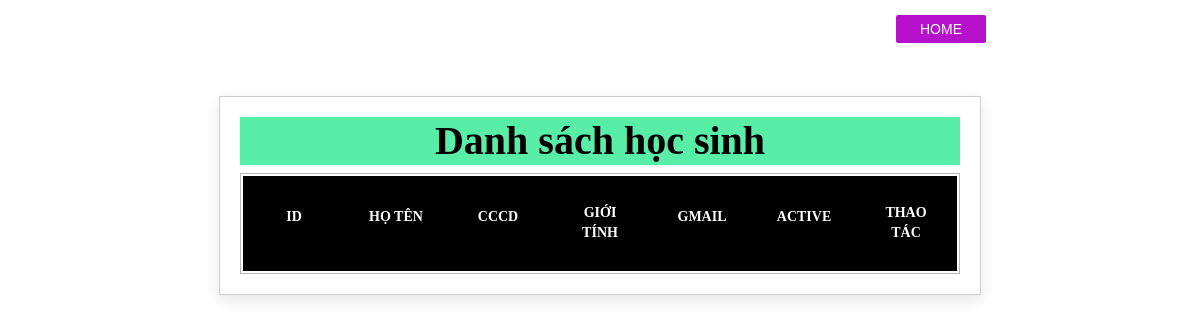
Page /html/hienthi_ds_hocsinh.php on the earlier database version.
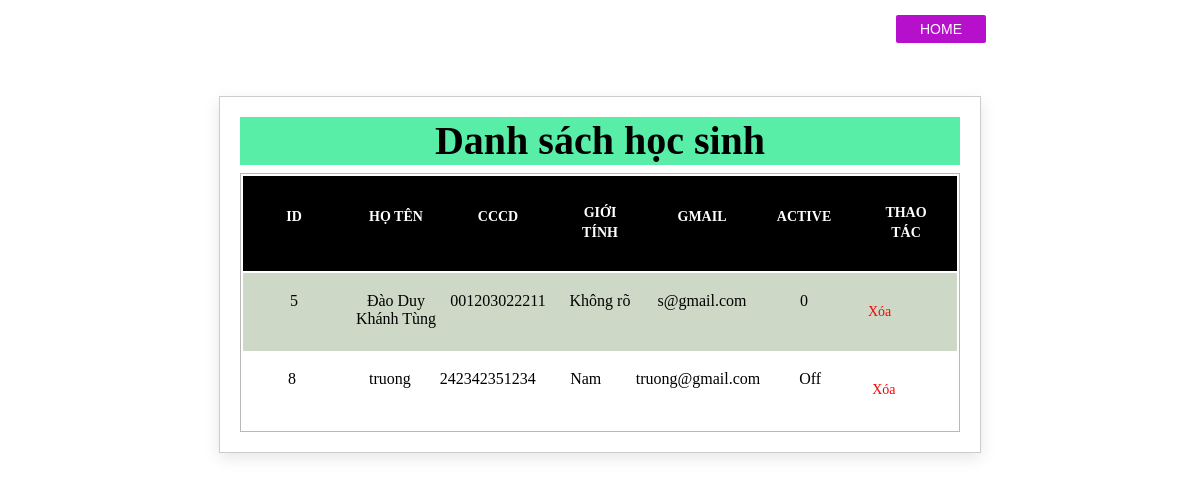
Same page on the later database version.
### tables this page shows
CREATE TABLE `user` (
  `ID` int(12) NOT NULL,
  `Username` varchar(18) NOT NULL,
  `Name` varchar(50) DEFAULT NULL,
  `CCCD` varchar(12) DEFAULT NULL,
  `Date_of_birth` date NOT NULL,
  `Gmail` varchar(50) NOT NULL,
  `Password` varchar(32) NOT NULL,
  `Gender` varchar(14) DEFAULT NULL,
  `Signup_date` date NOT NULL DEFAULT current_timestamp(),
  `Active` varchar(12) NOT NULL DEFAULT 'Off'
);

### html/hienthi_ds_hocsinh.php (the view, shortened to what this page needs)
<!DOCTYPE html>
<html lang="en">
<head>
    <link rel="stylesheet" type="text/css" href="../css/table.css">
    <link rel="stylesheet" type="text/css" href="../css/add-test.css">
</head>
<?php
include("./config.php");
?>
<body>
    <button class="nextpage"><a href="/html/admin.php">HOME</a></button>
    <div class="listing">
        <h1>Danh sách học sinh</h1>
        <div class="container">
            <table>
                <thead>
                    <tr class="table_header">
                        <th class="hd"><a href="#" class="filter__link filter__link--number" id="id">ID</a></th>
                        <th class="hd"><a href="#" class="filter__link filter__link--number">Họ tên</a></th>
                        <th class="hd"><a href="#" class="filter__link filter__link--number">CCCD</a></th>
                        <th class="hd"><a href="#" class="filter__link filter__link--number">Giới tính</a></th>
                        <th class="hd"><a href="#" class="filter__link filter__link--number">Gmail</a></th>
                        <th class="hd"><a href="#" class="filter__link filter__link--number">Active</a></th>
                        <th class="hd"><a href="#" class="filter__link filter__link--number">Thao tác</a></th>
                    </tr>
                </thead>
                <tbody>
                    <?php
                    $sql = "SELECT * FROM user ";
                    $result = mysqli_query($db, $sql);
                    while ($row = mysqli_fetch_assoc($result)) {
                    ?>
                        <tr>
                            <td><?php echo $row['ID']; ?></td>
                            <td><?php echo $row['Name']; ?></td>
                            <td><?php echo $row['CCCD']; ?></td>
                            <td><?php echo $row['Gender']; ?></td>
                            <td><?php echo $row['Gmail']; ?></td>
                            <td><?php echo $row['Active']; ?></td>
                            <td class="action">
                                <a class="delete" onclick="return confirm('Bạn có muốn xóa không?');" href="delete_student.php?id=<?php echo $row['ID']; ?>" class="btn">Xóa</a>
                            </td>
                        </tr>
                    <?php
                    }
                    ?>
                </tbody>
            </table>
        </div>
    </div>
</body>
</html>

### css/table.css (style rules this page uses)
.container { max-width: 1000px; margin-right: auto; margin-left: auto; display: flex; justify-content: center; align-items: center; }
table { width: 100%; border: 1px solid rgb(184, 184, 184); }
.table_header { display: flex; width: 100%; background: #000; padding: 18px 0; }
td, th { flex: 1 1 20%; text-align: center; }
th { text-transform: uppercase; }

### css/add-test.css (style rules this page uses)
body { box-sizing: border-box; }
h1 { background-color: #58eea8; font-size: calc(1.375rem + 1.5vw); font-weight: 550; line-height: 1.2; text-align: center; margin: 0px 0px 8px 0px; }
.them-test, .them-cauhoi, .listing, .them-answer, .update-profile { width: 100%; margin: 50px auto; border: 1px solid #ccc; padding: 20px; background-color: rgb(255, 255, 255); box-shadow: 0 5px 15px rgba(0, 0, 0, 0.1); transition: transform 0.3s; }
.listing { margin-bottom: 0px; }
.nextpage { margin-top: 7px; position: relative; left: 80%; text-decoration: none; border: none; border-radius: 2px; height: 28px; background-color: #b610cd; }
.nextpage a { line-height: 1.2; text-decoration: none; padding: 0 18px; color: white; }
@media only screen and (min-width: 576px) { .them-test, .them-cauhoi, .listing, .them-answer, .update-profile { max-width: 540px; } }
@media only screen and (min-width: 576px) { .nextpage { left: 75%; } }
@media only screen and (min-width: 768px) { .them-test, .them-cauhoi, .listing, .them-answer, .update-profile { max-width: 720px; } }

### html/hienthi_ds_hocsinh.php (style rules this page uses)
a { text-decoration: none; position: relative; color: rgb(85, 83, 83); font-size: 14px; display: table; padding: 10px; }
.action { display: flex; text-decoration: none; }
.delete { color: red; }

Differences in the rows shown:
added user: ID "5", Name "Đào Duy Khánh Tùng", CCCD "001203022211", Gender "Không rõ", Gmail "s@gmail.com", Active "0"
added user: ID "8", Name "truong", CCCD "242342351234", Gender "Nam", Gmail "truong@gmail.com", Active "Off"
